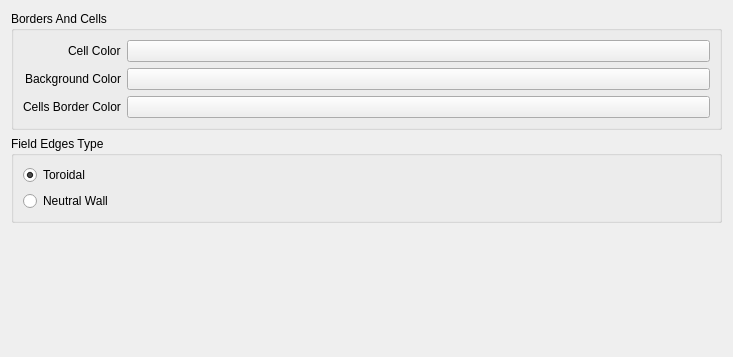
<?xml version="1.0" encoding="UTF-8"?>
<ui version="4.0">
 <class>GeneralPage</class>
 <widget class="QWidget" name="GeneralPage">
  <property name="geometry">
   <rect>
    <x>0</x>
    <y>0</y>
    <width>733</width>
    <height>357</height>
   </rect>
  </property>
  <property name="sizePolicy">
   <sizepolicy hsizetype="Preferred" vsizetype="Preferred">
    <horstretch>0</horstretch>
    <verstretch>0</verstretch>
   </sizepolicy>
  </property>
  <property name="windowTitle">
   <string>GeneralPage</string>
  </property>
  <layout class="QVBoxLayout" name="verticalLayout">
   <item>
    <widget class="QGroupBox" name="groupBox">
     <property name="sizePolicy">
      <sizepolicy hsizetype="Preferred" vsizetype="Maximum">
       <horstretch>0</horstretch>
       <verstretch>0</verstretch>
      </sizepolicy>
     </property>
     <property name="title">
      <string>Borders And Cells</string>
     </property>
     <property name="alignment">
      <set>Qt::AlignLeading|Qt::AlignLeft|Qt::AlignTop</set>
     </property>
     <layout class="QFormLayout" name="formLayout">
      <property name="labelAlignment">
       <set>Qt::AlignRight|Qt::AlignTop|Qt::AlignTrailing</set>
      </property>
      <property name="formAlignment">
       <set>Qt::AlignCenter</set>
      </property>
      <item row="0" column="0">
       <widget class="QLabel" name="label">
        <property name="text">
         <string>Cell Color</string>
        </property>
       </widget>
      </item>
      <item row="0" column="1">
       <widget class="KColorButton" name="kcfg_cellcolor"/>
      </item>
      <item row="1" column="0">
       <widget class="QLabel" name="label_2">
        <property name="text">
         <string>Background Color</string>
        </property>
       </widget>
      </item>
      <item row="1" column="1">
       <widget class="KColorButton" name="kcfg_backcolor"/>
      </item>
      <item row="2" column="0">
       <widget class="QLabel" name="label_3">
        <property name="text">
         <string>Cells Border Color</string>
        </property>
       </widget>
      </item>
      <item row="2" column="1">
       <widget class="KColorButton" name="kcfg_bordercolor"/>
      </item>
     </layout>
    </widget>
   </item>
   <item>
    <widget class="QGroupBox" name="groupBox_2">
     <property name="sizePolicy">
      <sizepolicy hsizetype="Preferred" vsizetype="Maximum">
       <horstretch>0</horstretch>
       <verstretch>0</verstretch>
      </sizepolicy>
     </property>
     <property name="title">
      <string>Field Edges Type</string>
     </property>
     <property name="alignment">
      <set>Qt::AlignLeading|Qt::AlignLeft|Qt::AlignTop</set>
     </property>
     <layout class="QVBoxLayout" name="verticalLayout_2">
      <item>
       <widget class="QRadioButton" name="kcfg_toroidal">
        <property name="toolTip">
         <string>Field is toroidal</string>
        </property>
        <property name="whatsThis">
         <string>The field is considered to be a toroid. The cell on the edge has its neighbours at the opposite side</string>
        </property>
        <property name="text">
         <string>Toroidal</string>
        </property>
        <property name="shortcut">
         <string>Alt+S</string>
        </property>
        <property name="checked">
         <bool>true</bool>
        </property>
       </widget>
      </item>
      <item>
       <widget class="QRadioButton" name="kcfg_walled">
        <property name="toolTip">
         <string>Neutral Wall</string>
        </property>
        <property name="whatsThis">
         <string>The field is surrounded by a neutral wall. No cells are born there and it is not taken into the account as a neighbour</string>
        </property>
        <property name="text">
         <string>Neutral Wall</string>
        </property>
        <property name="shortcut">
         <string>Alt+W</string>
        </property>
       </widget>
      </item>
     </layout>
    </widget>
   </item>
   <item>
    <spacer name="verticalSpacer">
     <property name="orientation">
      <enum>Qt::Vertical</enum>
     </property>
     <property name="sizeHint" stdset="0">
      <size>
       <width>20</width>
       <height>40</height>
      </size>
     </property>
    </spacer>
   </item>
  </layout>
 </widget>
 <customwidgets>
  <customwidget>
   <class>KColorButton</class>
   <extends>QPushButton</extends>
   <header>kcolorbutton.h</header>
  </customwidget>
 </customwidgets>
 <resources/>
 <connections/>
</ui>
